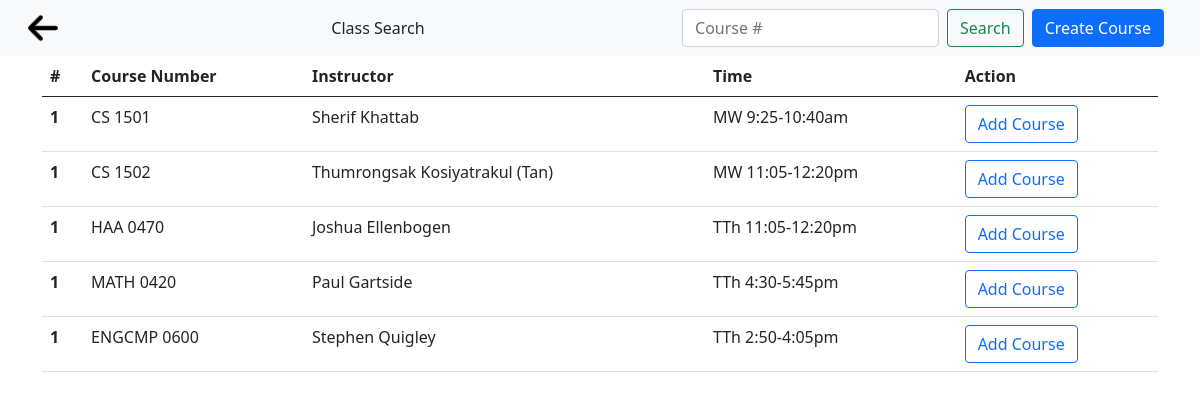
The app's page /search/, older data.
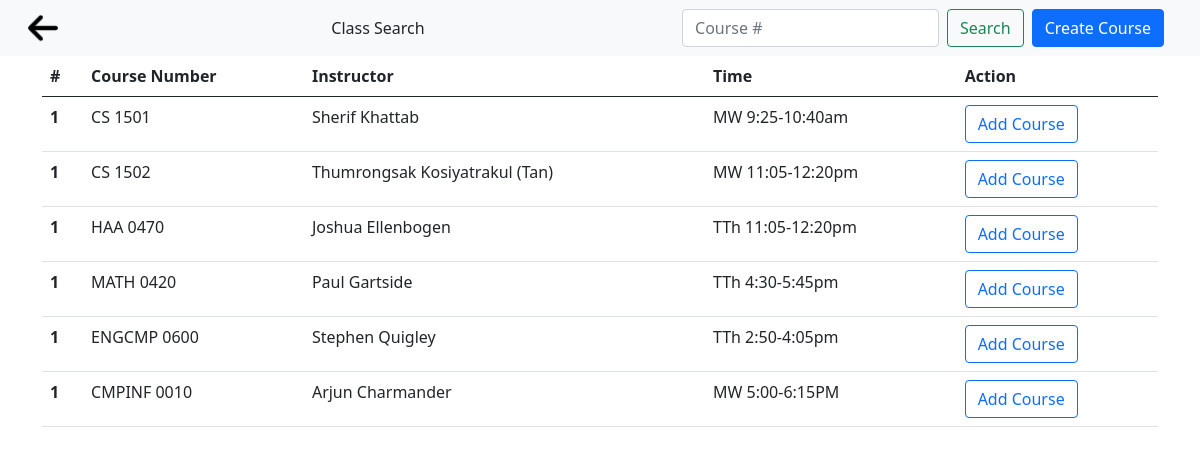
The same page, newer data.
### main/models.py (models this page shows)
class Class(models.Model):
    department = models.CharField(max_length=8)
    code = models.CharField(max_length=20)
    name = models.CharField(max_length=100)
    instructor = models.CharField(max_length=50)
    SPRING = "SP"
    SUMMER = "SM"
    FALL = "FL"
    TERM_CHOICES = [
        (SPRING, "Spring"),
        (SUMMER, "Summer"),
        (FALL, "Fall"),
    ]
    term = models.CharField(
        max_length = 2,
        choices = TERM_CHOICES,
    )
    year = models.IntegerField(default=2021)
    lecture_days = models.CharField(max_length = 30)
    lecture_time = models.CharField(max_length=100)
    recitation_days = models.CharField(max_length = 30,blank=True)
    recitation_time = models.CharField(max_length=100,blank=True)
    office_days = models.CharField(max_length = 30,blank=True)
    office_time = models.CharField(max_length=100,blank=True)
    zoom = models.CharField(max_length=300,blank=True)
    discord = models.CharField(max_length=300,blank=True)
    slack = models.CharField(max_length=300,blank=True)
    groupme = models.CharField(max_length=300,blank=True)
    tophat = models.CharField(max_length=300,blank=True)
    canvas = models.CharField(max_length=300,blank=True)
    gradescope = models.CharField(max_length=300,blank=True)

### main/views.py (the view)
# urls.py: path('search/', views.search, name='search'),
def search(request):
    if request.method == "POST":
        if not request.POST['search']:
            context = { 'classes' : Class.objects.all(), 'error' : "Empty search." }
            return render(request, 'main/class_search.html', context)
        department = ""
        code = ""
        cnum = request.POST['search']
        while cnum != "":
            if cnum.isdigit():
                code = cnum.strip()
                break
            elif cnum.isspace():
                continue
            else:
                department += cnum[0]
                cnum = cnum[1:]
        classes = None
        if department:
            classes = Class.objects.filter(department=department)
        if classes and code:
            classes = classes.filter(code=code)
        elif code:
            classes = Class.objects.filter(code=code)
        if classes:
            context = { 'classes': classes, 'error': "" }
            return render(request, 'main/class_search.html', context)
        else:
            context = { 'classes' : Class.objects.all(), 'error' : "No results found." }
            return render(request, 'main/class_search.html', context)
    else:
        context = { 'classes' : Class.objects.all(), 'error': "" }
        return render(request, 'main/class_search.html', context)

### main/templates/main/class_search.html (shortened to what this page needs)
{% load static %}
<!DOCTYPE html>
<html lang="en" dir="ltr">
  <head>
    <link href="https://cdn.jsdelivr.net/npm/bootstrap@5.0.0-beta2/dist/css/bootstrap.min.css" rel="stylesheet">
  </head>
  <body>
    <nav class="navbar navbar-expand-lg navbar-light bg-light px-3">
      <div class="container-fluid">
        <a class="navbar-brand" href="{% url 'index' %}">
          <img src="{% static 'arrow.png' %}" alt="" width="30px" class="d-inline-block align-top">
        </a>
        <div class="navbar-header mx-auto">
            Class Search
        </div>
        <form class="d-flex" method="post" action="{% url 'search' %}">
          <input class="form-control me-2" type="search" placeholder="Course #" aria-label="Search" name="search">
          <button class="btn btn-outline-success" type="submit">Search</button>
        </form>
        <form class="d-flex" action="{% url 'create' %}" method="get">
          <button type="submit" class="btn btn-primary mx-2" name="button">Create Course</button>
        </form>
      </div>
    </nav>
    <div class="container">
      <table class="table">
        <thead>
          <tr>
            <th scope="col">#</th>
            <th scope="col">Course Number</th>
            <th scope="col">Instructor</th>
            <th scope="col">Time</th>
            <th scope="col">Action</th>
          </tr>
        </thead>
        <tbody>
          {% for class in classes %}
          <tr>
            <th scope="row">1</th>
            <td>{{ class.department }} {{ class.code }}</td>
            <td>{{ class.instructor }}</td>
            <td>{{ class.lecture_days }} {{ class.lecture_time }}</td>
            <td>
              {% if user.is_authenticated and class.id|stringformat:"i" in user.profile.classes %}
              <form class="d-flex" method="post" action="{% url 'remove' class.id %}">
                {% csrf_token %}
                <input type="hidden" name="next" value="{{ request.path }}">
                <button type="submit" name="button" class="btn btn-outline-danger ">Remove Course</button>
              </form>
              {% else %}
              <form class="d-flex" method="post" action="{% url 'add' class.id %}">
                <button type="submit" name="button" class="btn btn-outline-primary ">Add Course</button>
              </form>
              {% endif %}
            </td>
          {% endfor %}
        </tbody>
      </table>
    </div>
  </body>
</html>

Row changes from the older to the newer data that the page shows:
added Class: department "CMPINF", code "0010", instructor "Arjun Charmander", lecture_days "MW", lecture_time "5:00-6:15PM"
